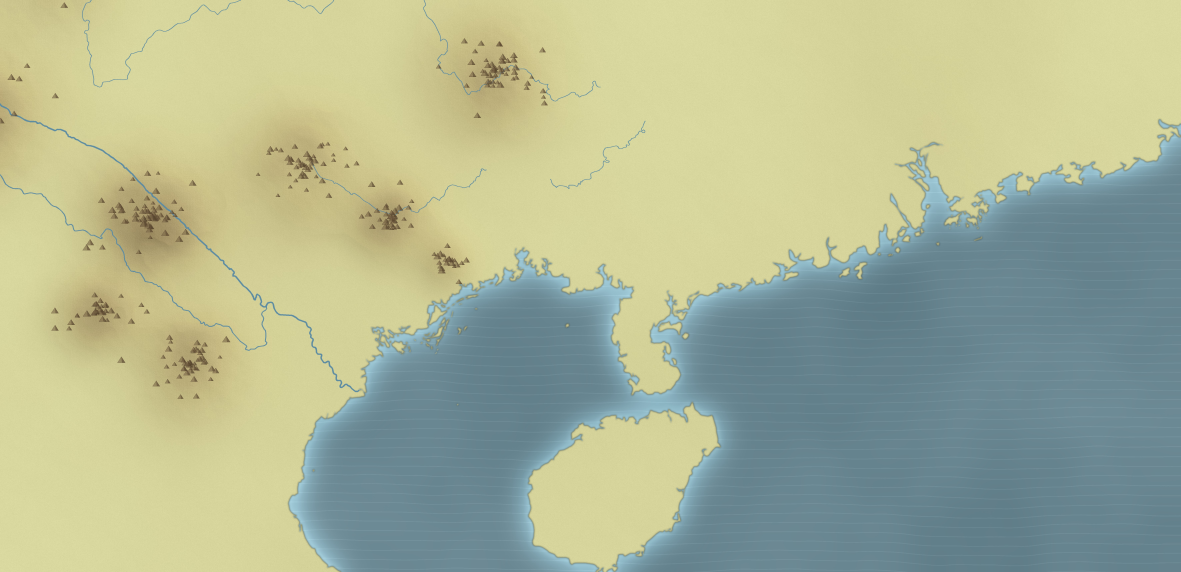
#> input picture phim_ban_do/world7.jpg, 7084 x 3432 px, found by its file name (shown at 1/6 size)
$ python mapink.py
#> lines starting #> are read from the running program, lines starting #| are printed output that depends on the picture; after the words box and inside, x2 and y2 are one past the last pixel; in counts of white or black regions, pixels touching at a corner belong together
# Bản đồ mực từ world7.jpg (đường bờ biển, sông thật). Lớp mực RGBA, nền trong suốt.
import numpy as np,cv2,math
from PIL import Image
Image.MAX_IMAGE_PIXELS=None
im=np.asarray(Image.open('/tmp/pc/phim_ban_do/world7.jpg').convert('RGB')).astype(np.float32)
LON0,LAT1,S=102.0,24.8,520;KX=S*math.cos(math.radians(23))
# khung: lon 104.3..114.3, 16:9
x0=(103.5-LON0)*KX;x1=(114.0-LON0)*KX;w=x1-x0;h=w*9/16;yc=(LAT1-21.35)*S;y0=yc-h/2
print('crop',x0,y0,w,h,'lat',LAT1-y0/S,LAT1-(y0+h)/S)
OW,OH=2880,1620
sc=OW/w
M=np.float32([[sc,0,-x0*sc],[0,sc,-y0*sc]])
c=cv2.warpAffine(im,M,(OW,OH),flags=cv2.INTER_AREA if sc<1 else cv2.INTER_LINEAR)
R,G,B=c[...,0],c[...,1],c[...,2]
blue=(B>R+12).astype(np.uint8)
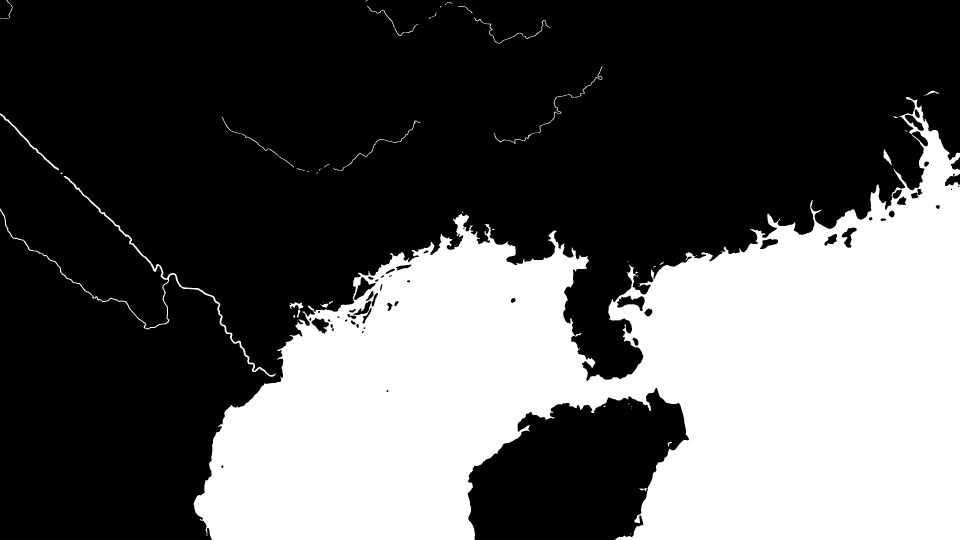
#> blue: shape (1620, 2880) (shown at 1/3 size); values 0 (black) and 1 (white), 34.8% white; 57 white regions (29 under 20 px), largest, box (x1, y1, x2, y2) and area: (581, 291, 2880, 1620) 1610401, (0, 528, 828, 1130) 7815, (0, 340, 177, 511) 1212
sea=cv2.morphologyEx(blue,cv2.MORPH_OPEN,np.ones((9,9),np.uint8))
#> sea: shape (1620, 2880); values 0 (black) and 1 (white), 34.3% white; 15 white regions, largest, box (x1, y1, x2, y2) and area: (582, 323, 2880, 1620) 1595718, (1869, 862, 1925, 897) 1227, (1060, 832, 1082, 859) 534
# giữ thành phần lớn = biển
n,lab,st,_=cv2.connectedComponentsWithStats(sea)
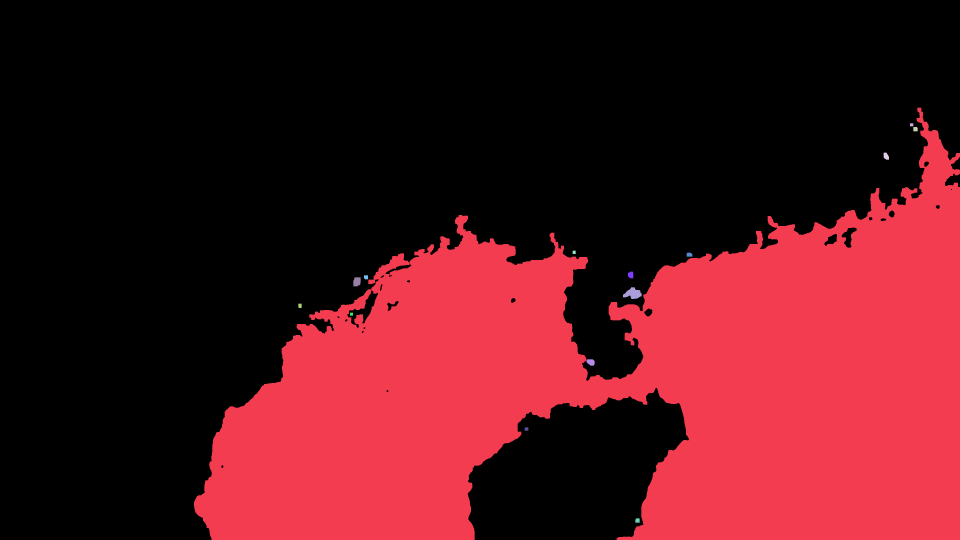
#> lab: shape (1620, 2880) int32 (shown at 1/3 size); 16 distinct labels, from 0 to 15; one colour per label, 0 black
#> n = 16; st = 16 rows, first 6: [0, 0, 2880, 1620, 3066053], [582, 323, 2298, 1297, 1595718], [2730, 370, 10, 9, 90], [2740, 381, 13, 13, 165], [2651, 458, 16, 21, 265], [1718, 752, 9, 10, 90]
keep=np.zeros_like(sea)
for i in range(1,n):
    if st[i,4]>20000: keep[lab==i]=1
#> keep: shape (1620, 2880); values 0 (black) and 1 (white), 34.2% white; 1 white region, box (x1, y1, x2, y2) and area: (582, 323, 2880, 1620) 1595718
sea=keep
river=blue*(1-cv2.dilate(sea,np.ones((7,7),np.uint8)))
#> river: shape (1620, 2880); values 0 (black) and 1 (white), 0.56% white; 159 white regions (80 under 20 px), largest, box (x1, y1, x2, y2) and area: (0, 528, 828, 1130) 7815, (1847, 794, 1927, 904) 2079, (2698, 291, 2771, 440) 1510
river=cv2.morphologyEx(river,cv2.MORPH_OPEN,np.ones((2,2),np.uint8))
#> river: shape (1620, 2880); values 0 (black) and 1 (white), 0.54% white; 219 white regions (108 under 20 px), largest, box (x1, y1, x2, y2) and area: (0, 529, 829, 1131) 7818, (1848, 796, 1928, 905) 2071, (2701, 292, 2759, 404) 1336
lum=(R+G+B)/3
mount=((R<165)&(G<140)&(B<110)&(sea==0)).astype(np.uint8)
#> mount: shape (1620, 2880); values 0 (black) and 1 (white), 0.88% white; 301 white regions (199 under 20 px), largest, box (x1, y1, x2, y2) and area: (42, 482, 153, 617) 5635, (900, 485, 975, 573) 3078, (1240, 0, 1343, 51) 2496
rng=np.random.default_rng(3)
def fbm(oct=5,base=4):
#> called with oct = 5, base = 4
    out=np.zeros((OH,OW),np.float32);a=1;t=0
    for o in range(oct):
        nn=base*2**o;g=rng.random((int(nn*OH/OW)+2,nn+2)).astype(np.float32)
        out+=cv2.resize(g,(OW,OH),interpolation=cv2.INTER_CUBIC)*a;t+=a;a*=.5
    return out/t
N=fbm();N2=fbm(4,12)
# biển: mực loang đậm dần ra khơi, có vệt sóng ngang
dist=cv2.distanceTransform(sea,cv2.DIST_L2,5)
seaa=sea*(0.24+0.26*np.clip(dist/300,0,1)+0.18*(N-.5))
yy=np.arange(OH)[:,None];xx=np.arange(OW)[None,:]
lines=(np.sin(yy*0.07+N2*14+xx*0.0015)>0.965).astype(np.float32)*sea*np.clip(dist/60,0,1)*0.16*(N2>0.55)
lines=cv2.GaussianBlur(lines,(0,0),1.2)
# bờ biển: viền mực, có rung
edge=cv2.morphologyEx(sea,cv2.MORPH_GRADIENT,np.ones((3,3),np.uint8)).astype(np.float32)
#> edge: shape (1620, 2880) float32; values 0 (black) and 1 (white), 0.52% white in thin lines or dots, all inside (x1, y1, x2, y2) = (581, 322, 2880, 1620)
edge=np.clip(cv2.GaussianBlur(cv2.dilate(edge,np.ones((2,2),np.uint8)),(0,0),1.1)*1.4,0,1)
inner=np.clip(1-dist/18,0,1)*sea*0.25   # quầng đậm sát bờ
rv=np.clip(cv2.GaussianBlur(river.astype(np.float32),(0,0),.9)*1.3,0,1)*0.6
# địa hình: vùng tối trên đất -> mực nhạt; tam giác núi -> nét mực
ref=cv2.GaussianBlur(lum,(0,0),60)
relief=np.clip((218-cv2.GaussianBlur(lum,(0,0),10))/55,0,1)*(1-sea)*0.30
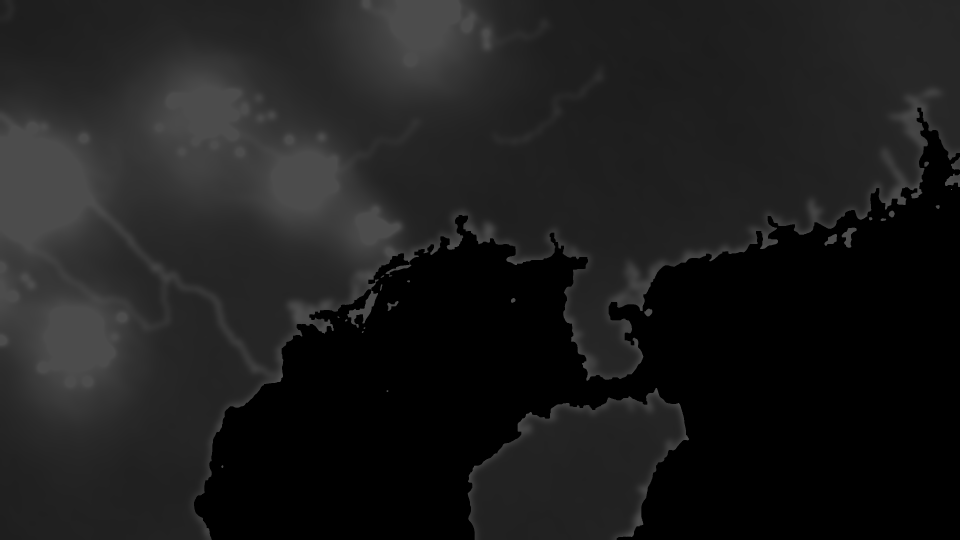
#> relief: shape (1620, 2880) float32 (shown at 1/3 size); min 0, max 0.3, mean 0.113
mt=np.zeros((OH,OW),np.float32)
nm,lm,stm,cen=cv2.connectedComponentsWithStats(mount)
#> lm: shape (1620, 2880) int32; 302 distinct labels, from 0 to 301
#> nm = 302; stm = 302 rows, first 6: [0, 0, 2880, 1620, 4624410], [1196, 0, 27, 6, 143], [1240, 0, 103, 51, 2496], [1307, 0, 22, 1, 22], [1345, 3, 31, 56, 839], [1087, 4, 20, 14, 144]; cen = 302 pairs, first value 0 to 2816.7, second value 0 to 1148
for i in range(1,nm):
    if stm[i,4]<4: continue
    ys,xs=np.nonzero(lm==i)
    k=max(1,int(stm[i,4]/90))
    for j in rng.choice(len(xs),size=min(k,len(xs)),replace=False):
        cx,cy=xs[j],ys[j];hh=12+rng.random()*16;ww=hh*1.5
        tmp=np.zeros((OH,OW),np.uint8)
        L=np.int32([[ (cx-ww/2+ww/2*u)*4,(cy+hh*.4-hh*(u**.8))*4] for u in np.linspace(0,1,7)])
        Rr=np.int32([[ (cx+ww/2*u)*4,(cy-hh*.6+hh*(u**1.2))*4] for u in np.linspace(0,1,7)])
        cv2.polylines(tmp,[L],False,255,3,cv2.LINE_AA,shift=2)
        cv2.polylines(tmp,[Rr],False,170,2,cv2.LINE_AA,shift=2)
        mt=np.maximum(mt,tmp.astype(np.float32)/255*0.75)
        sh=np.zeros((OH,OW),np.uint8)
        cv2.fillPoly(sh,[np.concatenate([L,Rr])],90,cv2.LINE_AA,shift=2)
        mt=np.maximum(mt,cv2.GaussianBlur(sh.astype(np.float32)/255,(0,0),2)*0.4)
#> this loop made 301 passes
#> k on passes 1 to 3: 1, 27, 1
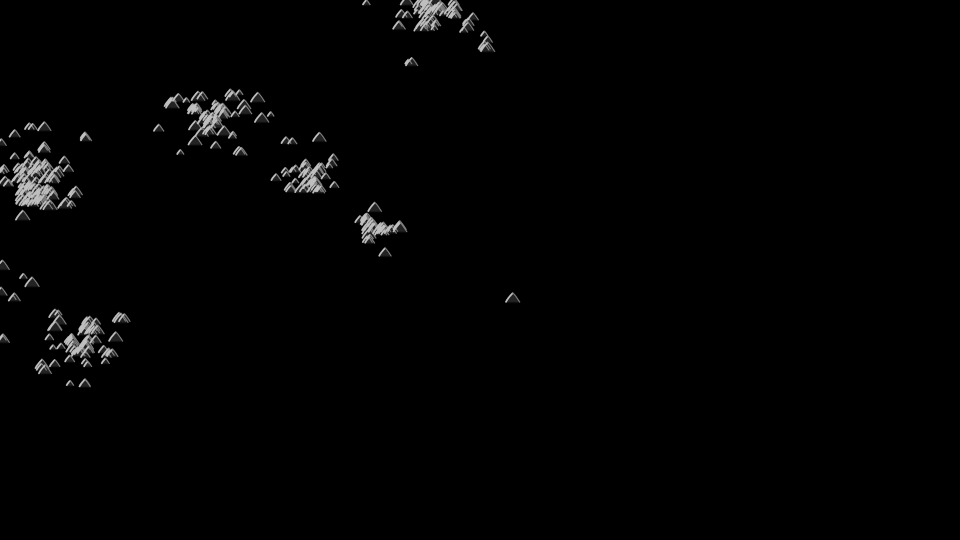
#> mt: shape (1620, 2880) float32 (shown at 1/3 size); min 0, max 0.75, mean 0.0104
A=np.clip(seaa+lines+edge*0.9+inner+rv+relief+mt,0,1)
# làm méo nhẹ cho giống nét cọ
dx=(cv2.GaussianBlur(rng.random((OH,OW)).astype(np.float32),(0,0),3)-.5)*14
dy=(cv2.GaussianBlur(rng.random((OH,OW)).astype(np.float32),(0,0),3)-.5)*14
mx,my=np.meshgrid(np.arange(OW,dtype=np.float32),np.arange(OH,dtype=np.float32))
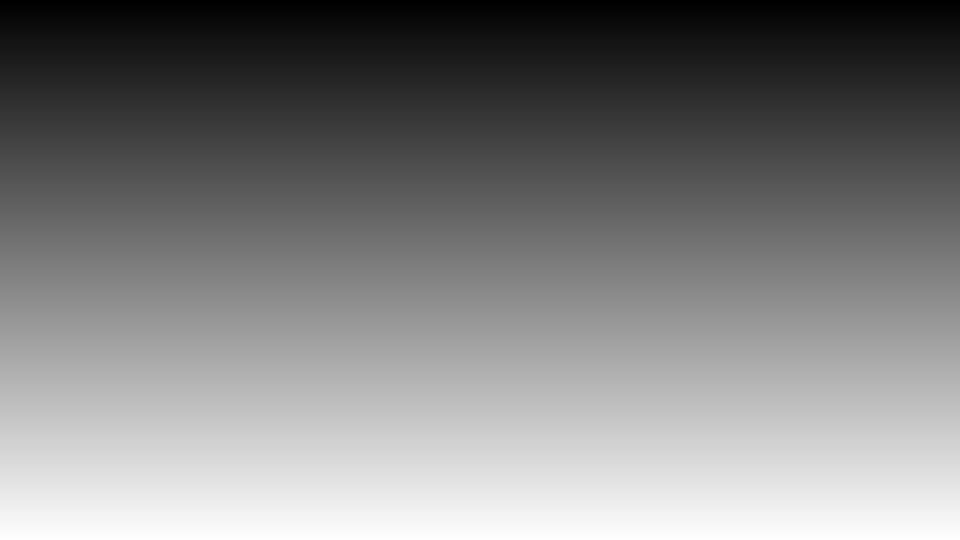
#> my: shape (1620, 2880) float32 (shown at 1/3 size); min 0, max 1619, mean 809.5; drawn with min black and max white
A=cv2.remap(A.astype(np.float32),mx+dx,my+dy,cv2.INTER_LINEAR)
ink=np.array([21,19,15],np.uint8)
#> ink = [21, 19, 15]
out=np.zeros((OH,OW,4),np.uint8);out[...,:3]=ink;out[...,3]=(A*255).astype(np.uint8)
#> after `out = np.zeros((OH, OW, 4), np.uint8)`: out: shape (1620, 2880, 4); every value is 0
Image.fromarray(out,'RGBA').save('/tmp/gen/bd/a/map.png')
# tọa độ thế giới (1920x1080) của các địa danh
def wpt(lon,lat): X=(lon-LON0)*KX;Y=(LAT1-lat)*S;return round((X-x0)*sc/1.5,1),round((Y-y0)*sc/1.5,1)
P={'daila':(105.85,21.03),'coloa':(105.87,21.11),'aichau':(105.78,19.80),'quangchau':(113.26,23.13),'haimon':(109.6,21.75),'bachdang':(106.80,20.85),'leizhou':(110.3,20.6),'hoalu':(105.91,20.25),'ungchau':(108.32,22.82),'langson':(106.76,21.85),'chilang':(106.62,21.62),'tayket':(105.98,20.82),'chiemthanh':(107.6,18.9)}
import json;json.dump({k:wpt(*v) for k,v in P.items()},open('/tmp/gen/bd/a/map_pts.json','w'),indent=1)
print({k:wpt(*v) for k,v in P.items()})
#> (printed output is left out)
# xem thử trên giấy
pap=np.full((OH,OW,3),(236,226,203),np.float32);a=A[...,None]
#> after `pap = np.full((OH, OW, 3), (236, 226, 203), np.float32)`:
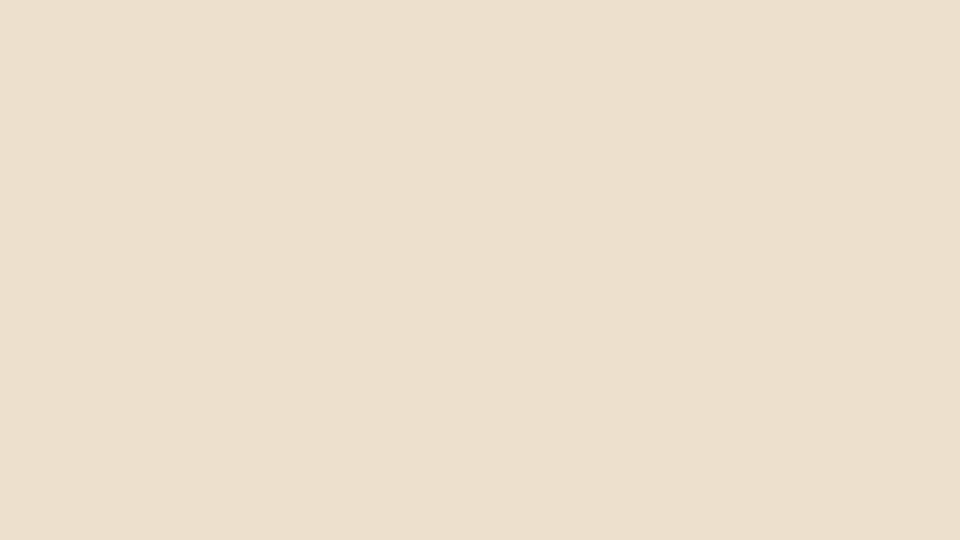
#> pap: shape (1620, 2880, 3) float32 (shown at 1/3 size); mean of channels 0, 1, 2 243.7, 239.6, 195.6; drawn as R, G, B
Image.fromarray((pap*(1-a)+np.float32(ink)*a).astype(np.uint8)).resize((1440,810)).save('/tmp/gen/bd/map_xem.jpg')
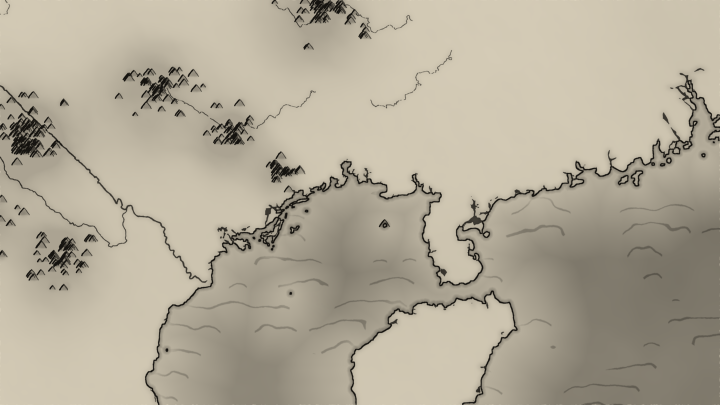
#> saved as map_xem.jpg: PIL image 1440x810 RGB (shown at 1/2 size); mean R, G, B 178.1, 170.2, 152.3
